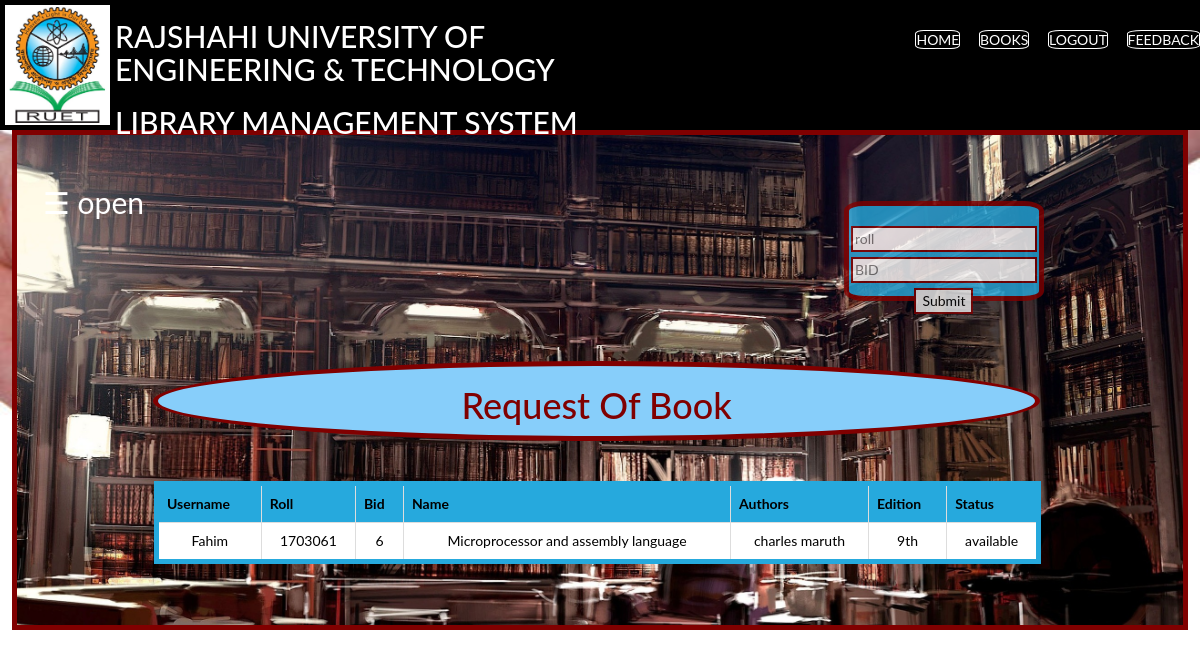
Page /admin/request.php (signed in) on the committed database.
### tables this page shows
CREATE TABLE `student` (
  `first` varchar(100) NOT NULL,
  `last` varchar(100) NOT NULL,
  `username` varchar(100) NOT NULL,
  `roll` int(100) NOT NULL,
  `dept` varchar(100) NOT NULL,
  `email` varchar(100) NOT NULL,
  `contact` varchar(100) NOT NULL,
  `password` varchar(100) NOT NULL,
  `picture` varchar(100) NOT NULL
);

CREATE TABLE `books` (
  `bid` int(100) NOT NULL,
  `name` varchar(100) NOT NULL,
  `authors` varchar(100) NOT NULL,
  `edition` varchar(100) NOT NULL,
  `status` varchar(100) NOT NULL,
  `quantity` int(11) NOT NULL,
  `department` varchar(100) NOT NULL
);

### admin/request.php (the view, shortened to what this page needs)
<?php
include "connection.php";
?>
<!DOCTYPE html>
<html lang="en">
<head>
    <link rel="stylesheet" href="Style.css">
    <link rel="stylesheet" href="https://maxcdn.bootstrapcdn.com/bootstrap/3.3.7/css/bootstrap.min.css">
</head>
<body>
<header>
        <div class="logo">
        </div>
        <div class="head">
        <h2>RAJSHAHI UNIVERSITY OF  ENGINEERING & TECHNOLOGY</h2>
              <h2>LIBRARY MANAGEMENT SYSTEM</h2>
        </div>
        <?php
          if(isset($_SESSION['login_user'])){
              ?>
            <nav>
                <ul>
                    <li><a href="Home.php">HOME</a></li>
                    <li><a href="books.php">BOOKS</a></li>
                    <li><a href="logout.php">LOGOUT</a></li>
                    <li><a href="feedback.php">FEEDBACK</a></li>
                </ul>
            </nav>
            <?php
          }
        ?>
    </header>
<div class="container">
<div id="main">
  <span style="font-size:30px;cursor:pointer;float:left;color:white;" onclick="openNav()">&#9776; open</span>
  <div class="srch">
    <form method="POST" action="" name="form1">
      <input type="text" name="roll1" placeholder="roll" required="" style="border:2px solid #800000"><br>
      <input type="text" name="bid" placeholder="BID" required="" style="border:2px solid #800000; margin-top:5px;"><br>
      <button name="submit" type="submit" style="color:black; margin-top:5px; border:2px solid #800000;">Submit</button><br>
</form>
</div>
<div class="book_heading" style="height:80px; width:80%; color:#800000; background-color:#87cefa; border:5px solid #800000; margin-left:110px;  border-radius:100%; text-align:center; margin-top:180px; ">
<h1>Request Of Book</h1><br><br><br>
</div>
<?php
if(isset($_SESSION['login_user'])){
    $sql="SELECT username,student.roll,books.bid,name,authors,edition,books.status FROM student
    join issue_book using (roll) join books USING (bid) WHERE issue_book.status=''";
    $result=mysqli_query($db,$sql);
        if($result){
            echo "<table class='table table-bordered table-hover' >";
            echo "<tr style='background-color:white;'>";
            echo "<th>"; echo "Username"; echo "</th>";
            echo "<th>"; echo "Roll"; echo "</th>";
            echo "<th>"; echo "Bid"; echo "</th>";
            echo "<th>"; echo "Name"; echo "</th>";
            echo "<th>"; echo "Authors"; echo "</th>";
            echo "<th>"; echo "Edition"; echo "</th>";
            echo "<th>"; echo "Status"; echo "</th>";
            echo "</tr>";
              while($row=mysqli_fetch_assoc($result)){
                echo "<tr>";
                echo "<td>"; echo $row['username']; echo "</td>";
          echo "<td>"; echo $row['roll']; echo "</td>";
          echo "<td>"; echo $row['bid']; echo "</td>";
          echo "<td>"; echo $row['name']; echo "</td>";
          echo "<td>"; echo $row['authors']; echo "</td>";
          echo "<td>"; echo $row['edition']; echo "</td>";
          echo "<td>"; echo $row['status']; echo "</td>";
          echo "</tr>";
              }
              echo "</table>";
            }
          else{
              ?>
              <script>
            alert("There is no pending request");
            </script>
            <?php
}
}
else{
  ?>
<h3>you need to login to see the request</h3>;
<?php
}
  ?>
</div>
</div>
</body>
</html>

### admin/Style.css (style rules this page uses)
header { height:130px; width:100%; background-color: black; }
.logo { background-image: url("image/logo.jpeg"); height: 120px; width:105px; background-position: center; background-repeat: no-repeat; background-size: cover; margin-left: 5px; margin-top: 5px; float: left; border:2px solid white; }
.head { width:500px; float:left; color:white; padding-top:0px; margin-left: 5px; }
li a { color:white; text-decoration: none; border:1px solid white; border-radius: 20%; }
nav { float:right; word-spacing: 15px; padding:0px; }
nav li { display:inline-block; line-height: 80px; }

### admin/request.php (style rules this page uses)
body { font-family: "Lato", sans-serif; }
#main { transition: margin-left .5s; padding: 16px; }
body { height:550px; width:100%; background-image: url("image/request.jpg"); background-position: center; background-repeat: no-repeat; background-size: cover; }
.logo { background-image: url("image/logo.jpeg"); height: 120px; width:105px; background-position: center; background-repeat: no-repeat; background-size: cover; margin-left: 5px; margin-top: 5px; float: left; border:2px solid white; }
.head { width:500px; float:left; color:white; padding-top:0px; margin-left: 5px; }
.container { text-align:center; color:black; width:98%; height:500px; padding-left:10px; background-image: url("image/Home.jpg"); background-position: center; background-repeat: no-repeat; background-size: cover; border:5px solid #800000; padding-top:30px; }
.table { background-color:white; margin:auto; border:5px solid #26a9dd; width:80%; margin-top:40px; }
th { background-color:#26a9dd; border:3px solid black; }
td { border:2px solid #87cefa; }
.srch { margin-top:20px; width:200px; height:100px; float:left; border:5px solid #800000; background-color:#26a9dd; border-radius:10%; margin-left:700px; padding-top:20px; opacity:0.8; }

### rows in the picture
student: username "Fahim", roll "1703061", books.bid "6", books.name "Microprocessor and assembly language", books.authors "charles maruth", books.edition "9th", books.status "available"
